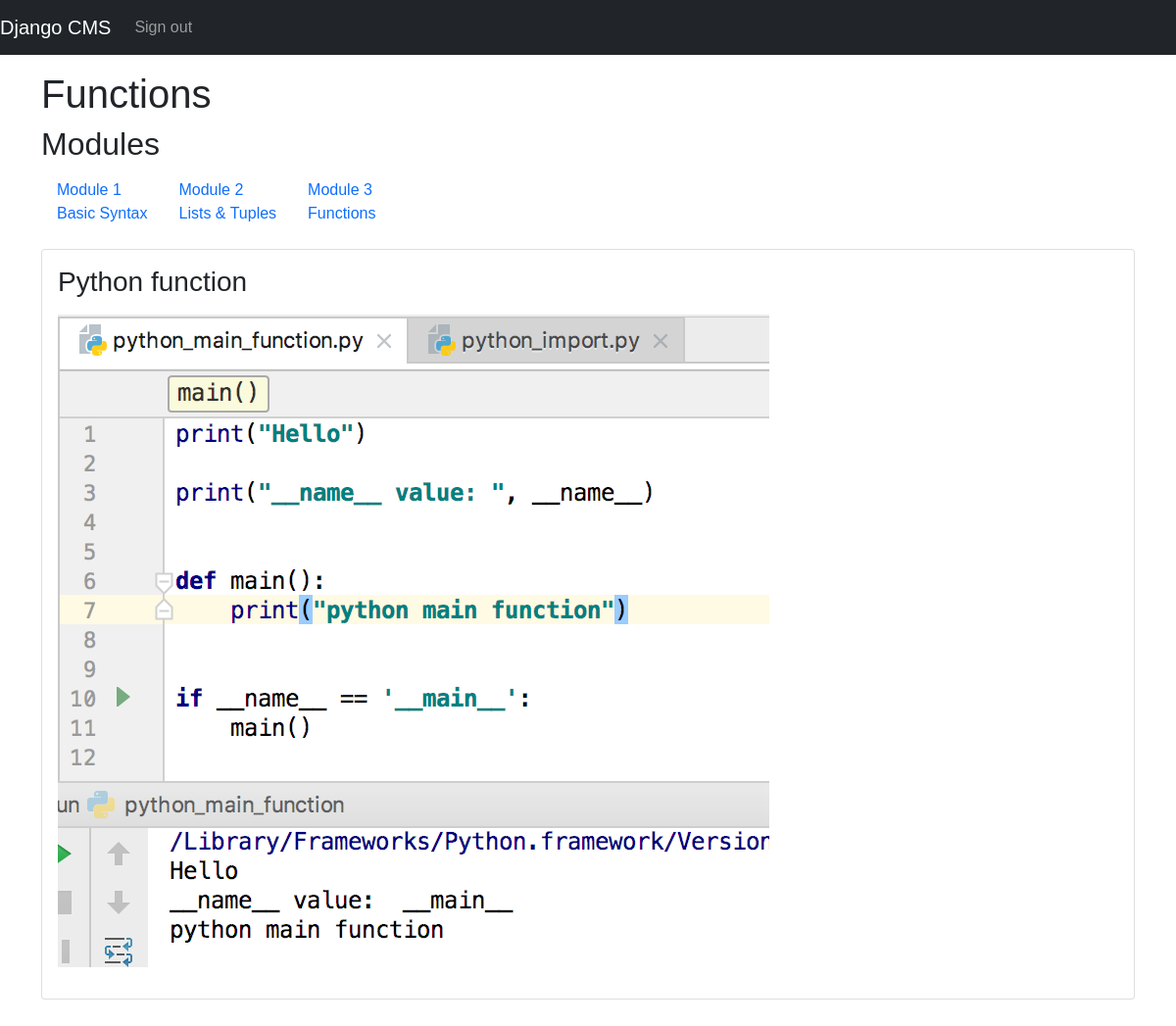
/students/course/1/4/ (signed in), run on the app's committed database.
### courses/models.py (models this page shows, shortened)
class Module(models.Model):
    course = models.ForeignKey(Course, related_name="modules", on_delete=models.CASCADE)
    title = models.CharField(max_length=200)
    description = models.TextField(blank=True)
    order = OrderField(blank=True, for_fields=["course"])
    class Meta:
        ordering = ["order"]
    def __str__(self):
        return "{}. {}".format(self.order, self.title)

class Content(models.Model):
    module = models.ForeignKey(
        Module, related_name="contents", on_delete=models.CASCADE
    )
    content_type = models.ForeignKey(
        ContentType,
        limit_choices_to={"model__in": ("text", "video", "image", "file")},
        on_delete=models.CASCADE,
    )
    object_id = models.PositiveIntegerField()
    item = GenericForeignKey("content_type", "object_id")
    order = OrderField(blank=True, for_fields=["module"])
    class Meta:
        ordering = ["order"]

class ItemBase(models.Model):
    owner = models.ForeignKey(
        User, related_name="%(class)s_related", on_delete=models.CASCADE
    )
    title = models.CharField(max_length=250)
    created = models.DateTimeField(auto_now_add=True)
    updated = models.DateTimeField(auto_now=True)
    class Meta:
        abstract = True
    def render(self):
        return render_to_string(
            "courses/content/{}.html".format(self._meta.model_name), {"item": self}
        )

class Image(ItemBase):
    file = models.FileField(upload_to="images")

### students/views.py (the view)
class StudentCourseDetailView(DetailView):
    model = Course
    template_name = "students/course/detail.html"
    def get_queryset(self):
        qs = super(StudentCourseDetailView, self).get_queryset()
        return qs.filter(students__in=[self.request.user])
    def get_context_data(self, **kwargs):
        context = super(StudentCourseDetailView, self).get_context_data(**kwargs)
        course = self.get_object()
        if "module_id" in self.kwargs:
            context["module"] = course.modules.get(id=self.kwargs["module_id"])
        else:
            context["module"] = course.modules.all()[0]
        return context

### students/templates/students/course/detail.html (shortened to what this page needs)
{% extends "base.html" %}
{% load cache %}
{% block content %}
    <div class="row">
        <div class="col-md-12">
            <h1>
                {{ module.title }}
            </h1>
            <h2>Modules</h2>
            <ul class="nav">
                {% for m in object.modules.all %}
                    <li class="nav-item" data-id="{{ m.id }}" {% if m == module %}class="selected"{% endif %}>
                        <a class="nav-link" href="{% url "student_course_detail_module" object.id m.id %}">
                    <span>
                        Module <span class="order">{{ m.order| add:1 }}</span>
                    </span>
                            <br>
                            {{ m.title }}
                        </a>
                    </li>
                {% empty %}
                    <li>No modules yet.</li>
                {% endfor %}
            </ul>
            <div class="card mt-3 mb-5">
                <div class="card-body">
                    {% cache 600 module_contents module %}
                        {% for content in module.contents.all %}
                            {% with item=content.item %}
                                <h3 class="mb-3">{{ item.title }}</h3>
                                {{ item.render }}
                            {% endwith %}
                        {% endfor %}
                    {% endcache %}
                </div>
            </div>
        </div>
    </div>
{% endblock %}

### courses/templates/base.html (shortened to what this page needs)
{% load staticfiles %}
<!DOCTYPE html>
<html>
<head>
    <link href="https://cdn.jsdelivr.net/npm/bootstrap@5.1.3/dist/css/bootstrap.min.css" rel="stylesheet"
>
    <link href="{% static "css/base.css" %}" rel="stylesheet">
</head>
<body>
{% include 'includes/nav.html' %}
<br>
<br>
<br>
<div class="container">
    {% block content %}
    {% endblock %}
</div>
</body>
</html>

### courses/templates/includes/nav.html (shortened to what this page needs)
<nav class="navbar navbar-expand-md navbar-dark bg-dark fixed-top">
    <a class="navbar-brand" href="{% url 'course_list' %}">Django CMS</a>
    <div class="collapse navbar-collapse" id="navbars">
        <ul class="navbar-nav ml-auto">
            {% if request.user.is_authenticated %}
                <li class="nav-item"><a class="nav-link" href="{% url "logout" %}">Sign out</a></li>
            {% else %}
                <li class="nav-item"><a class="nav-link" href="{% url "login" %}">Sign in</a></li>
            {% endif %}
        </ul>
    </div>
</nav>

### courses/templates/courses/content/image.html
<p><img src="{{ item.file.url }}"></p>

### courses/static/css/base.css (style rules this page uses)
body { font-family: sans-serif; }

### data on the page
Module: title "Functions", order|add "3"
Module: order|add "1", title "Basic Syntax"
Module: order|add "2", title "Lists & Tuples"
Content: item "Python function", item.file (picture)
